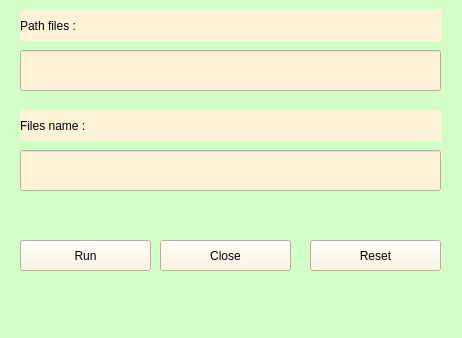
<?xml version="1.0" encoding="UTF-8"?>
<ui version="4.0">
 <class>Rename</class>
 <widget class="QMainWindow" name="Rename">
  <property name="geometry">
   <rect>
    <x>0</x>
    <y>0</y>
    <width>462</width>
    <height>338</height>
   </rect>
  </property>
  <property name="windowTitle">
   <string>MainWindow</string>
  </property>
  <property name="styleSheet">
   <string notr="true">background-color: rgb(210, 255, 199);</string>
  </property>
  <widget class="QWidget" name="Rename_2">
   <widget class="QLineEdit" name="le1">
    <property name="geometry">
     <rect>
      <x>20</x>
      <y>50</y>
      <width>421</width>
      <height>41</height>
     </rect>
    </property>
    <property name="styleSheet">
     <string notr="true">background-color: rgb(255, 243, 215);
font: 75 12pt &quot;MS Shell Dlg 2&quot;;</string>
    </property>
   </widget>
   <widget class="QLabel" name="label">
    <property name="geometry">
     <rect>
      <x>20</x>
      <y>10</y>
      <width>421</width>
      <height>31</height>
     </rect>
    </property>
    <property name="styleSheet">
     <string notr="true">background-color: rgb(255, 243, 215);
font: 75 12pt &quot;MS Shell Dlg 2&quot;;</string>
    </property>
    <property name="text">
     <string>Path files :</string>
    </property>
   </widget>
   <widget class="QLabel" name="label_2">
    <property name="geometry">
     <rect>
      <x>20</x>
      <y>110</y>
      <width>421</width>
      <height>31</height>
     </rect>
    </property>
    <property name="styleSheet">
     <string notr="true">background-color: rgb(255, 243, 215);
font: 75 12pt &quot;MS Shell Dlg 2&quot;;</string>
    </property>
    <property name="text">
     <string>Files name :</string>
    </property>
   </widget>
   <widget class="QLineEdit" name="le2">
    <property name="geometry">
     <rect>
      <x>20</x>
      <y>150</y>
      <width>421</width>
      <height>41</height>
     </rect>
    </property>
    <property name="styleSheet">
     <string notr="true">background-color: rgb(255, 243, 215);
font: 75 12pt &quot;MS Shell Dlg 2&quot;;</string>
    </property>
   </widget>
   <widget class="QPushButton" name="bre">
    <property name="geometry">
     <rect>
      <x>310</x>
      <y>240</y>
      <width>131</width>
      <height>31</height>
     </rect>
    </property>
    <property name="styleSheet">
     <string notr="true">background-color: rgb(255, 243, 215);
font: 75 12pt &quot;MS Shell Dlg 2&quot;;</string>
    </property>
    <property name="text">
     <string>Reset</string>
    </property>
   </widget>
   <widget class="QPushButton" name="br">
    <property name="geometry">
     <rect>
      <x>20</x>
      <y>240</y>
      <width>131</width>
      <height>31</height>
     </rect>
    </property>
    <property name="styleSheet">
     <string notr="true">background-color: rgb(255, 243, 215);
font: 75 12pt &quot;MS Shell Dlg 2&quot;;</string>
    </property>
    <property name="text">
     <string>Run</string>
    </property>
   </widget>
   <widget class="QPushButton" name="bc">
    <property name="geometry">
     <rect>
      <x>160</x>
      <y>240</y>
      <width>131</width>
      <height>31</height>
     </rect>
    </property>
    <property name="styleSheet">
     <string notr="true">background-color: rgb(255, 243, 215);
font: 75 12pt &quot;MS Shell Dlg 2&quot;;</string>
    </property>
    <property name="text">
     <string>Close</string>
    </property>
   </widget>
  </widget>
  <widget class="QMenuBar" name="menubar">
   <property name="geometry">
    <rect>
     <x>0</x>
     <y>0</y>
     <width>462</width>
     <height>26</height>
    </rect>
   </property>
  </widget>
  <widget class="QStatusBar" name="statusbar"/>
 </widget>
 <resources/>
 <connections/>
</ui>
